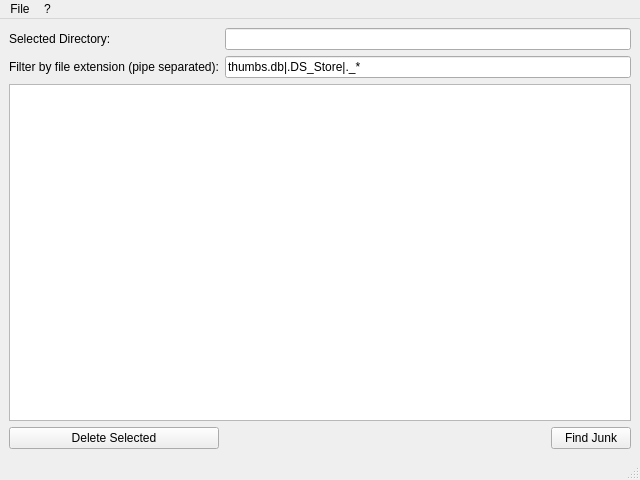
<?xml version="1.0" encoding="UTF-8"?>
<ui version="4.0">
 <class>MainWindow</class>
 <widget class="QMainWindow" name="MainWindow">
  <property name="geometry">
   <rect>
    <x>0</x>
    <y>0</y>
    <width>640</width>
    <height>480</height>
   </rect>
  </property>
  <property name="windowTitle">
   <string>Jiffie</string>
  </property>
  <widget class="QWidget" name="centralwidget">
   <layout class="QGridLayout" name="gridLayout">
    <item row="1" column="1" colspan="2">
     <widget class="QLineEdit" name="lineEditWildcards">
      <property name="text">
       <string>thumbs.db|.DS_Store|._*</string>
      </property>
     </widget>
    </item>
    <item row="0" column="0">
     <widget class="QLabel" name="labelSelectedDirectory">
      <property name="text">
       <string>Selected Directory:</string>
      </property>
     </widget>
    </item>
    <item row="3" column="1">
     <spacer name="horizontalSpacer">
      <property name="orientation">
       <enum>Qt::Horizontal</enum>
      </property>
      <property name="sizeHint" stdset="0">
       <size>
        <width>324</width>
        <height>20</height>
       </size>
      </property>
     </spacer>
    </item>
    <item row="3" column="0">
     <widget class="QPushButton" name="pushButtonDeleteSelected">
      <property name="text">
       <string>Delete Selected</string>
      </property>
     </widget>
    </item>
    <item row="0" column="1" colspan="2">
     <widget class="QLineEdit" name="lineEditSelectedDirectory"/>
    </item>
    <item row="1" column="0">
     <widget class="QLabel" name="labelFilter">
      <property name="text">
       <string>Filter by file extension (pipe separated):</string>
      </property>
     </widget>
    </item>
    <item row="3" column="2">
     <widget class="QPushButton" name="pushButtonFindJunk">
      <property name="text">
       <string>Find Junk</string>
      </property>
     </widget>
    </item>
    <item row="2" column="0" colspan="3">
     <widget class="QListView" name="listViewFiles">
      <property name="contextMenuPolicy">
       <enum>Qt::CustomContextMenu</enum>
      </property>
     </widget>
    </item>
   </layout>
  </widget>
  <widget class="QMenuBar" name="menubar">
   <property name="geometry">
    <rect>
     <x>0</x>
     <y>0</y>
     <width>640</width>
     <height>17</height>
    </rect>
   </property>
   <widget class="QMenu" name="menuFile">
    <property name="title">
     <string>File</string>
    </property>
    <addaction name="actionOpen"/>
    <addaction name="actionExit"/>
   </widget>
   <widget class="QMenu" name="menu">
    <property name="title">
     <string>?</string>
    </property>
    <addaction name="actionAbout"/>
    <addaction name="actionLicenses"/>
   </widget>
   <addaction name="menuFile"/>
   <addaction name="menu"/>
  </widget>
  <widget class="QStatusBar" name="statusBar"/>
  <action name="actionExit">
   <property name="text">
    <string>Exit</string>
   </property>
  </action>
  <action name="actionAbout">
   <property name="text">
    <string>About</string>
   </property>
  </action>
  <action name="actionLicenses">
   <property name="text">
    <string>Licenses</string>
   </property>
  </action>
  <action name="actionOpen">
   <property name="text">
    <string>Open</string>
   </property>
  </action>
 </widget>
 <resources/>
 <connections/>
</ui>
